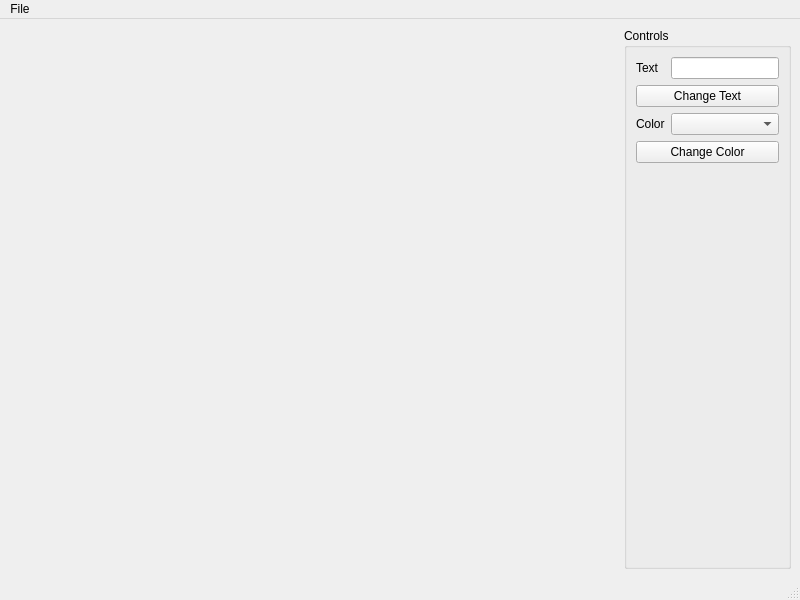
<?xml version="1.0" encoding="UTF-8"?>
<ui version="4.0">
 <class>TimgEditor</class>
 <widget class="QMainWindow" name="TimgEditor">
  <property name="geometry">
   <rect>
    <x>0</x>
    <y>0</y>
    <width>800</width>
    <height>600</height>
   </rect>
  </property>
  <property name="windowTitle">
   <string>TimgEditor</string>
  </property>
  <widget class="QWidget" name="centralwidget">
   <layout class="QGridLayout" name="gridLayout">
    <item row="1" column="1">
     <layout class="QGridLayout" name="editorgrid">
      <property name="spacing">
       <number>1</number>
      </property>
     </layout>
    </item>
    <item row="0" column="3" rowspan="3">
     <widget class="QGroupBox" name="groupBox">
      <property name="sizePolicy">
       <sizepolicy hsizetype="Maximum" vsizetype="Minimum">
        <horstretch>0</horstretch>
        <verstretch>0</verstretch>
       </sizepolicy>
      </property>
      <property name="title">
       <string>Controls</string>
      </property>
      <layout class="QFormLayout" name="formLayout">
       <item row="0" column="0">
        <widget class="QLabel" name="label">
         <property name="text">
          <string>Text</string>
         </property>
        </widget>
       </item>
       <item row="0" column="1">
        <widget class="QLineEdit" name="currentText">
         <property name="maxLength">
          <number>1</number>
         </property>
        </widget>
       </item>
       <item row="1" column="0" colspan="2">
        <widget class="QPushButton" name="changeTextButton">
         <property name="text">
          <string>Change Text</string>
         </property>
         <property name="checkable">
          <bool>true</bool>
         </property>
         <property name="autoDefault">
          <bool>false</bool>
         </property>
         <property name="default">
          <bool>false</bool>
         </property>
         <property name="flat">
          <bool>false</bool>
         </property>
        </widget>
       </item>
       <item row="2" column="0">
        <widget class="QLabel" name="label_2">
         <property name="text">
          <string>Color</string>
         </property>
        </widget>
       </item>
       <item row="2" column="1">
        <widget class="QComboBox" name="currentColor"/>
       </item>
       <item row="3" column="0" colspan="2">
        <widget class="QPushButton" name="changeColorButton">
         <property name="text">
          <string>Change Color</string>
         </property>
         <property name="checkable">
          <bool>true</bool>
         </property>
         <property name="checked">
          <bool>false</bool>
         </property>
        </widget>
       </item>
      </layout>
     </widget>
    </item>
    <item row="0" column="0" colspan="3">
     <spacer name="verticalSpacer_2">
      <property name="orientation">
       <enum>Qt::Vertical</enum>
      </property>
      <property name="sizeHint" stdset="0">
       <size>
        <width>20</width>
        <height>40</height>
       </size>
      </property>
     </spacer>
    </item>
    <item row="2" column="0" colspan="3">
     <spacer name="verticalSpacer">
      <property name="orientation">
       <enum>Qt::Vertical</enum>
      </property>
      <property name="sizeHint" stdset="0">
       <size>
        <width>20</width>
        <height>40</height>
       </size>
      </property>
     </spacer>
    </item>
    <item row="1" column="2">
     <spacer name="horizontalSpacer_2">
      <property name="orientation">
       <enum>Qt::Horizontal</enum>
      </property>
      <property name="sizeHint" stdset="0">
       <size>
        <width>40</width>
        <height>20</height>
       </size>
      </property>
     </spacer>
    </item>
    <item row="1" column="0">
     <spacer name="horizontalSpacer">
      <property name="orientation">
       <enum>Qt::Horizontal</enum>
      </property>
      <property name="sizeHint" stdset="0">
       <size>
        <width>40</width>
        <height>20</height>
       </size>
      </property>
     </spacer>
    </item>
   </layout>
  </widget>
  <widget class="QMenuBar" name="menubar">
   <property name="geometry">
    <rect>
     <x>0</x>
     <y>0</y>
     <width>800</width>
     <height>24</height>
    </rect>
   </property>
   <widget class="QMenu" name="menuFile">
    <property name="title">
     <string>File</string>
    </property>
    <addaction name="actionStart"/>
    <addaction name="actionSave"/>
   </widget>
   <addaction name="menuFile"/>
  </widget>
  <widget class="QStatusBar" name="statusbar"/>
  <action name="actionStart">
   <property name="text">
    <string>Start</string>
   </property>
  </action>
  <action name="actionSave">
   <property name="text">
    <string>Save</string>
   </property>
  </action>
 </widget>
 <resources/>
 <connections/>
</ui>
